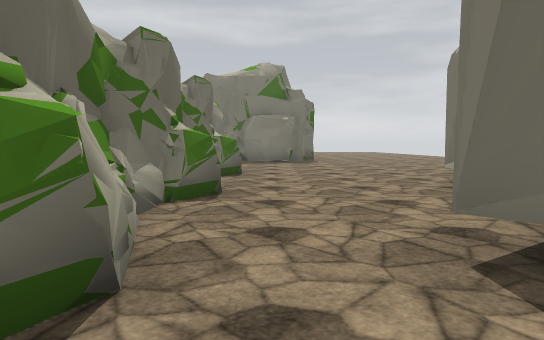
view 1 (above)

16 first-person views from a walk through a scene from a Unity 3-D project. The camera is 1.4 m above the floor, tilts 4° down and sees 75° across. The floor is counted in squares, 2 m on a side. Each view is taken from the middle of a square. On the plan, view 1 faces up. The plan holds only what a view shows up to about 11 squares ahead; the rest is blank. The place goes on beyond the plan. The player is left out. Some animated figures are left out. Some surface patterns are stand-ins.

view 2
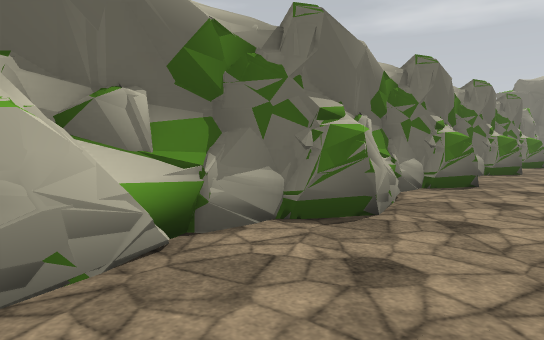

view 3
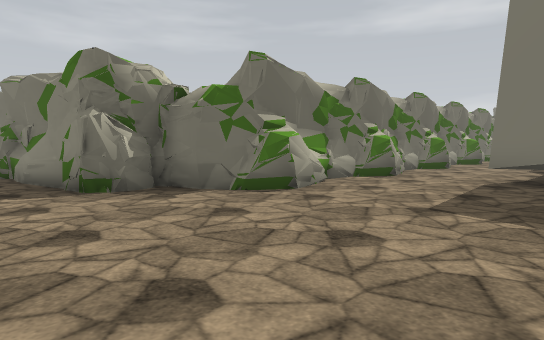

view 4
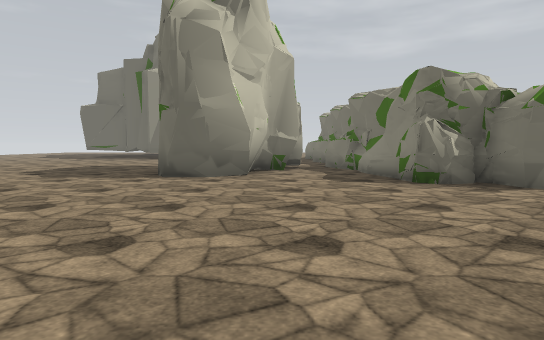

view 5
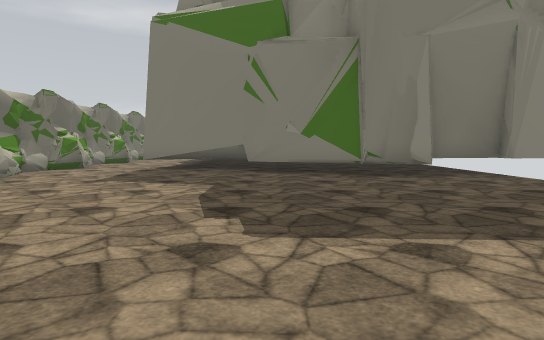

view 6
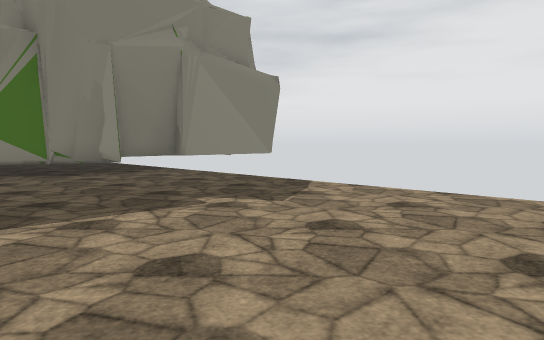

view 7
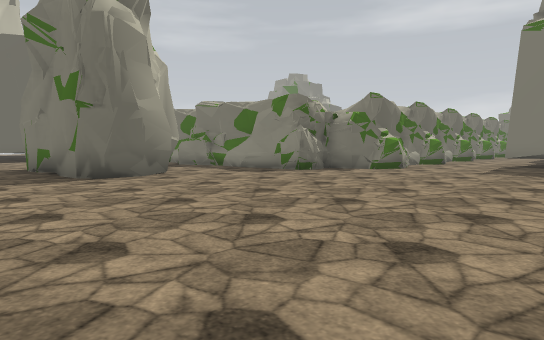

view 8
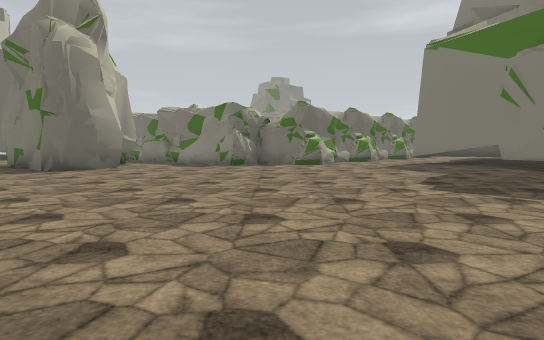

view 9
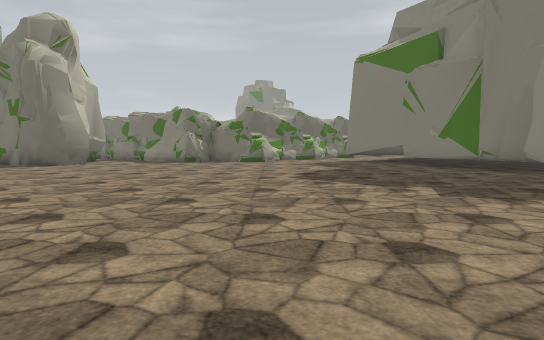

view 10
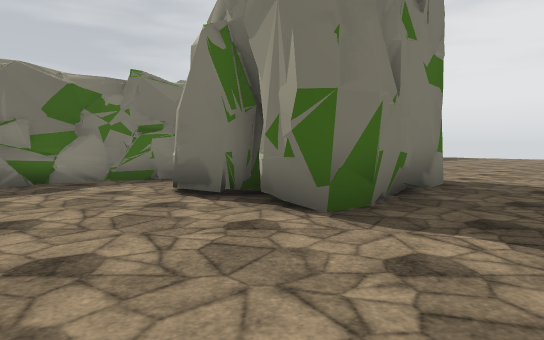

view 11
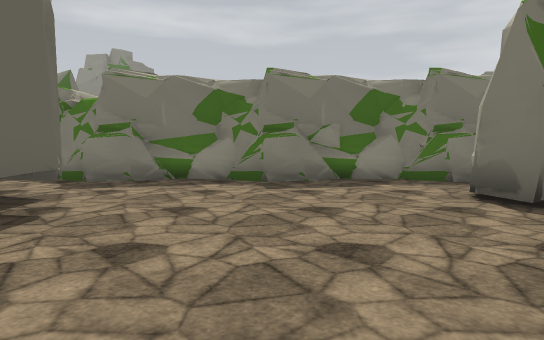

view 12
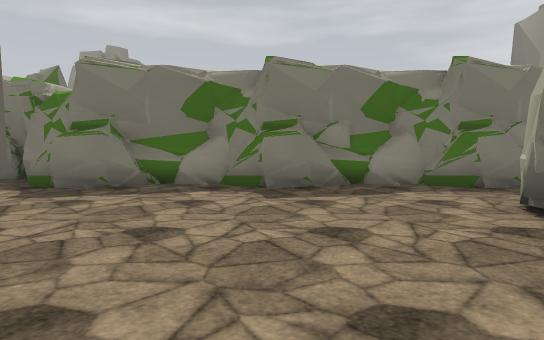

view 13
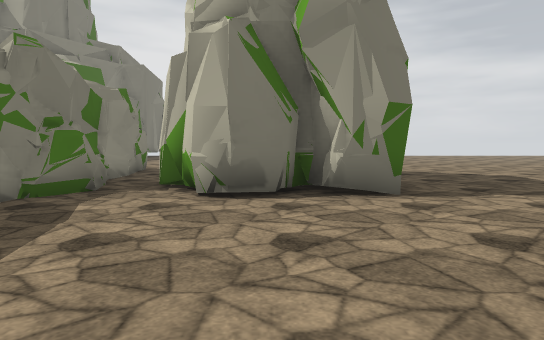

view 14
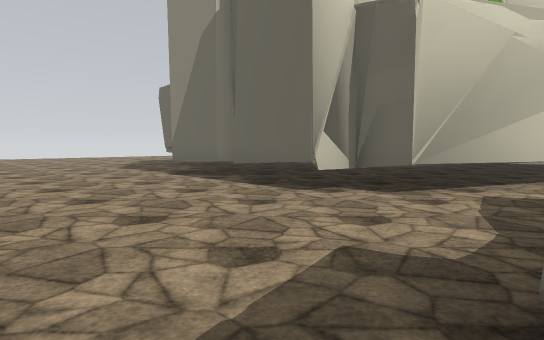

view 15
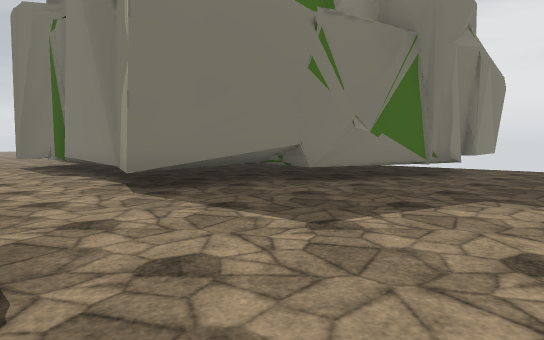

view 16
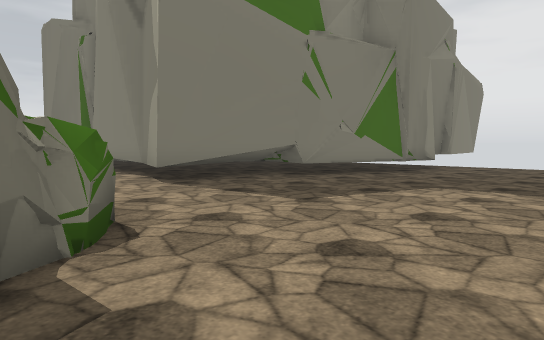

### Floor plan
Key: @ floor where view 1 was taken; # wall or solid block; x gap in a wall; . floor.
Columns run from 17 left of view 1 to 10 right of it. Each row starts with its distance up from view 1.
 11                 .......
 10                 .......
  9                ##......
  8                #......
  7                 .....#
  6                  ....
  5                ##....
  4                #....
  3                #....
  2                ##..#
  1                #...#
  0                #.@.#
 -1                ##..#
 -2                ##..#
 -3                #...#
 -4                #...#
 -5                ##..####
 -6                #...####
 -7                #......######
 -8                ##........#..
 -9                ##...........
-10  #            ##............
-11  ##############.............
-12  .##..##.##.................
-13 #.........x.................
-14 ####.....###................
-15   ##.....#####..............
-16    #.....#####..............
-17    #.....##.................
-18    .........................
-19    #............ ...........

Positions as (right, up) in squares from view 1, and headings:
1: (0, 0), facing up
2: (1, -5), facing up-left
3: (3, -13), facing up-left
4: (4, -14), facing left
5: (5, -16), facing up
6: (5, -17), facing up-right
7: (4, -19), facing up-left
8: (7, -19), facing up-left
9: (10, -19), facing up-left
10: (-11, -19), facing up-right
11: (-11, -19), facing up
12: (-11, -18), facing up
13: (-13, -15), facing right
14: (-9, -12), facing down-left
15: (-1, -11), facing up-right
16: (-2, -12), facing up-right
